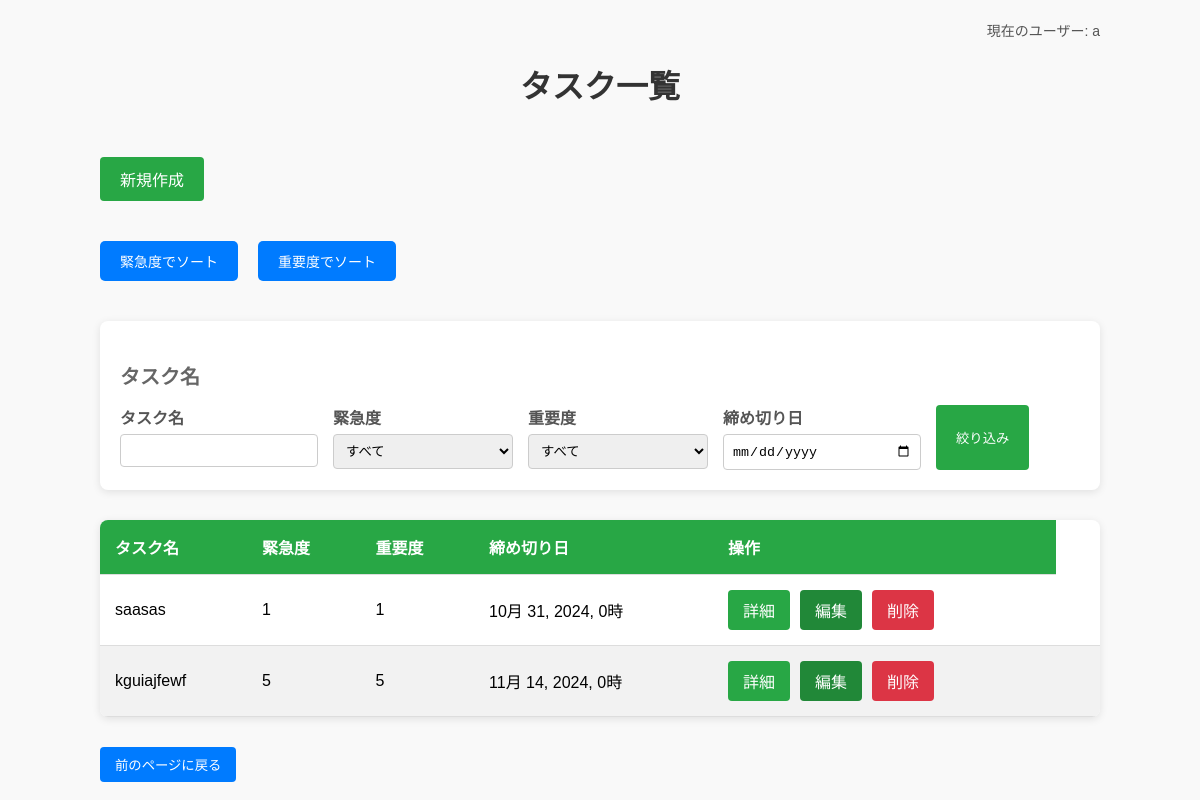
Page /accounts/todo_list/ (signed in) on the earlier database version.
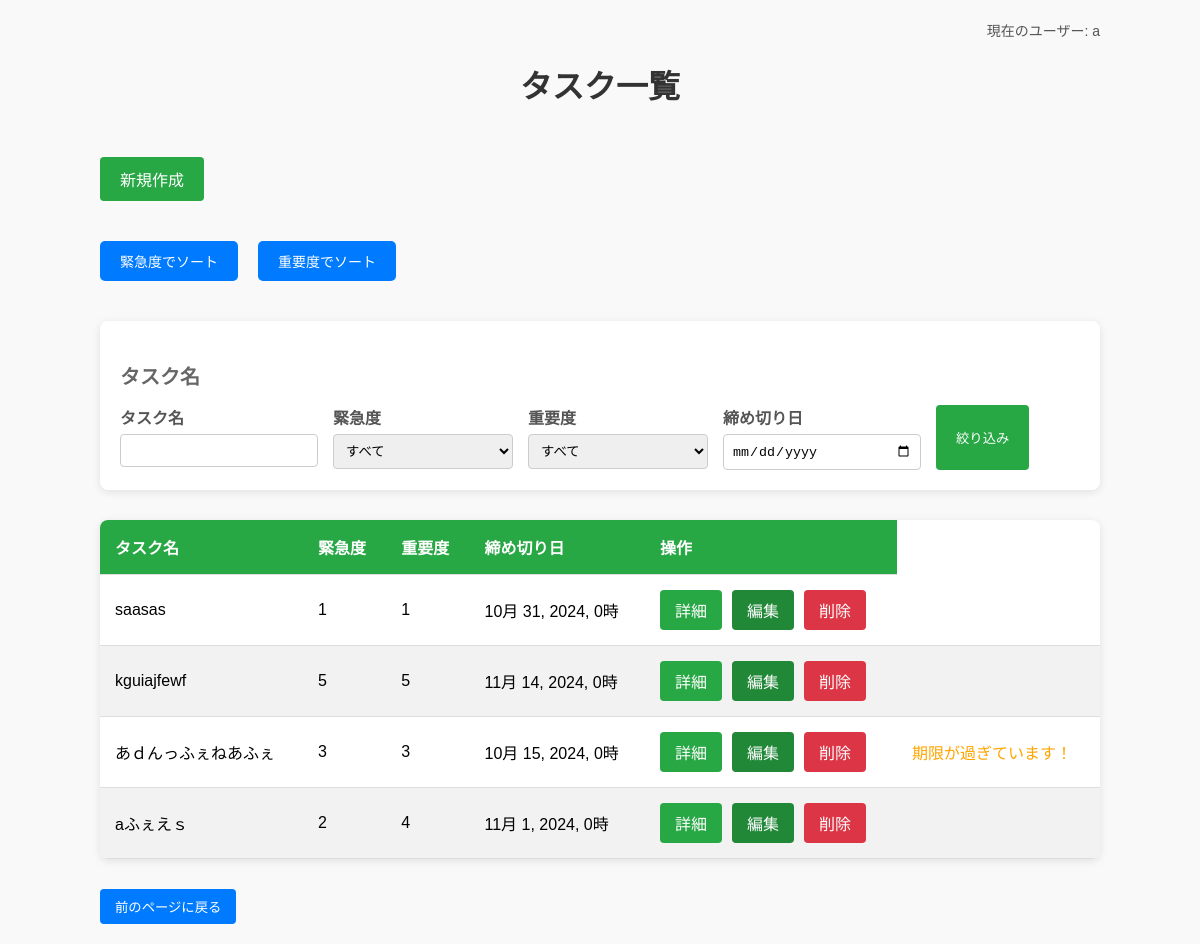
Same page on the later database version.
### accounts/models.py (models this page shows, shortened)
class Users(AbstractBaseUser, PermissionsMixin):
    username = models.CharField(max_length=150)
    email = models.EmailField(max_length=255, unique=True)
    is_active = models.BooleanField(default=True)
    is_staff = models.BooleanField(default=False)
    USERNAME_FIELD = 'email'
    REQUIRED_FIELDS = ['username']
    objects = UserManager()

class Todo(models.Model):
    title = models.CharField("タスク名", max_length=30)
    description = models.TextField("詳細", blank=True)
    deadline = models.DateTimeField("締切")
    urgency = models.IntegerField('緊急度',choices=[(i, i) for i in range(1, 6)], default=3)
    importance = models.IntegerField('重要度',choices=[(i, i) for i in range(1, 6)], default=3)
    user = models.ForeignKey(
        'accounts.Users',on_delete=models.CASCADE
    )
    def __str__(self):
        return self.title
    def is_past_due(self):
        return self.deadline < timezone.now()
    def is_approaching_deadline(self):
        return timezone.now() > self.deadline - timezone.timedelta(days=3)

### accounts/views.py (the view, shortened to what this page needs)
# urls.py: path("todo_list/", TodoList.as_view(), name="list"),
class TodoList(LoginRequiredMixin, ListView):
    template_name = 'todo_list.html'
    model = Todo
    context_object_name = "tasks"
    login_url = '/accounts/user_login/'
    def get_context_data(self, **kwargs):
        context = super().get_context_data(**kwargs)
        context['current_time'] = timezone.now()
        return context
    def get_queryset(self):
        queryset = Todo.objects.all()
        print(queryset)
        sort = self.request.GET.get('sort', None)
        if sort == 'urgency':
            queryset = queryset.order_by('-urgency')
        elif sort == 'importance':
            queryset = queryset.order_by('-importance')
        urgency_filter = self.request.GET.get('urgency', None)
        if urgency_filter:
            queryset = queryset.filter(urgency=urgency_filter)
        importance_filter = self.request.GET.get('importance', None)
        if importance_filter:
            queryset = queryset.filter(importance=importance_filter)
        title_filter = self.request.GET.get('title', None)
        if title_filter:
            queryset = queryset.filter(title__icontains=title_filter)
        return queryset

### templates/todo_list.html (shortened to what this page needs)
<!DOCTYPE html>
<html lang="ja">
<head>
</head>
<body>
    <div class="container">
        <div class="user-info">
            {% if request.user.is_authenticated %}
                現在のユーザー: {{ request.user.username }}
            {% else %}
                ログインしていません。
            {% endif %}
        </div>
        <h1>タスク一覧</h1>
        <a href="{% url 'accounts:create' %}" class="create-btn">新規作成</a>
        <div class="sort-buttons">
            <a href="javascript:void(0);" onclick="sortTable('urgency')">緊急度でソート</a>
            <a href="javascript:void(0);" onclick="sortTable('importance')">重要度でソート</a>
        </div>
        <div class="filter-section">
            <h3>タスク名</h3>
            <form id="filter-form">
                <div>
                    <label for="title">タスク名</label>
                    <input type="text" name="title" id="title">
                </div>
                <div>
                    <label for="urgency">緊急度</label>
                    <select name="urgency" id="urgency">
                        <option value="">すべて</option>
                    </select>
                </div>
                <div>
                    <label for="importance">重要度</label>
                    <select name="importance" id="importance">
                        <option value="">すべて</option>
                    </select>
                </div>
                <div>
                    <label for="deadline">締め切り日</label>
                    <input type="date" id="deadline" name="deadline">
                </div>
                <button type="button" onclick="filterTasks()">絞り込み</button>
            </form>
        </div>
        <table class="task-table" id="task-table">
            <thead>
                <tr>
                    <th>タスク名</th>
                    <th>緊急度</th>
                    <th>重要度</th>
                    <th>締め切り日</th>
                    <th class="actions">操作</th>
                </tr>
            </thead>
            <tbody>
                {% for task in tasks %}
                <tr>
                    <td>{{ task.title }}</td>
                    <td>{{ task.urgency }}</td>
                    <td>{{ task.importance }}</td>
                    <td>{{ task.deadline }}</td>
                    <td class="actions">
                        <div class="btn-group">
                            <a href="{% url 'accounts:detail' task.pk %}" class="detail-btn">詳細</a>
                            <a href="{% url 'accounts:update' task.pk %}" class="update-btn">編集</a>
                            <a href="{% url 'accounts:delete' task.pk %}" class="delete-btn">削除</a>
                        </div>
                    </td>
                    <td>
                        {% if task.is_past_due %}
                            <span style="color: orange;">期限が過ぎています！</span>
                        {% elif task.is_approaching_deadline %}
                            <span class="approaching-deadline" style="color: yellow;">締め切りまで3日以内です！</span>
                        {% endif %}
                    </td>
                </tr>
                {% empty %}
                <tr>
                    <td colspan="5" class="no-tasks">タスクがありません</td>
                </tr>
                {% endfor %}
            </tbody>
        </table>
        <form action="{% url 'accounts:home' %}" method="GET">
            <button type="submit" class="back-btn">前のページに戻る</button>
        </form>
    </div>
</body>
</html>

### templates/todo_list.html (style rules this page uses)
body { font-family: 'Arial', sans-serif; background-color: #f9f9f9; margin: 0; padding: 0; }
.container { max-width: 1000px; margin: 0 auto; padding: 20px; }
h1 { text-align: center; color: #333; margin-bottom: 30px; }
.user-info { text-align: right; font-size: 14px; color: #555; margin-bottom: 15px; }
.filter-section { background-color: #fff; padding: 20px; border-radius: 8px; box-shadow: 0 2px 8px rgba(0, 0, 0, 0.1); margin-bottom: 30px; }
.filter-section h3 { margin-bottom: 15px; color: #666; font-size: 20px; }
.filter-section form { display: flex; flex-wrap: wrap; gap: 15px; }
.filter-section label { display: block; font-weight: bold; margin-bottom: 5px; color: #555; }
.filter-section input[type="text"], .filter-section select, .filter-section input[type="date"] { padding: 8px; border: 1px solid #ccc; border-radius: 4px; width: 180px; }
.filter-section button { background-color: #28a745; color: #fff; border: none; padding: 10px 20px; cursor: pointer; border-radius: 4px; transition: background-color 0.3s; }
.task-table { width: 100%; border-collapse: collapse; margin-bottom: 30px; background-color: #fff; border-radius: 8px; overflow: hidden; box-shadow: 0 2px 8px rgba(0, 0, 0, 0.1); }
.task-table thead { background-color: #28a745; color: #fff; }
.task-table th, .task-table td { padding: 15px; text-align: left; border-bottom: 1px solid #ddd; }
.task-table th { font-weight: bold; }
.task-table tr:nth-child(even) { background-color: #f2f2f2; }
.back-btn, .create-btn, .update-btn, .delete-btn, .detail-btn { display: inline-block; text-decoration: none; padding: 8px 15px; border-radius: 4px; transition: background-color 0.3s; }
.back-btn { background-color: #007bff; color: #fff; border: none; }
.create-btn { background-color: #28a745; color: #fff; padding: 10px 20px; margin: 20px 0; }
.update-btn { background-color: #218838; color: #fff; }
.delete-btn { background-color: #dc3545; color: #fff; }
.detail-btn { background-color: #28a745; color: #fff; }
.btn-group { display: flex; gap: 10px; }
.actions { text-align: center; }
.sort-buttons { display: flex; justify-content: flex-start; margin-bottom: 20px; }
.sort-buttons a { display: inline-block; background-color: #007bff; color: #fff; padding: 10px 20px; margin: 20px 20px 20px 0; border-radius: 5px; text-decoration: none; transition: background-color 0.3s; font-size: 14px; }

Differences in the rows shown:
added Todo: title "あｄんっふぇねあふぇ", urgency "3", importance "3", deadline "10月 15, 2024, 0時", shows "期限が過ぎています！"
added Todo: title "aふぇえｓ", urgency "2", importance "4", deadline "11月 1, 2024, 0時"
